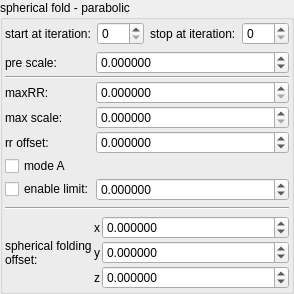
    <widget class="QGroupBox" name="groupBox">
     <property name="title">
      <string>spherical fold - parabolic</string>
     </property>
     <layout class="QVBoxLayout" name="verticalLayout_3">
      <property name="leftMargin">
       <number>2</number>
      </property>
      <property name="topMargin">
       <number>2</number>
      </property>
      <property name="rightMargin">
       <number>2</number>
      </property>
      <property name="bottomMargin">
       <number>2</number>
      </property>
      <item>
       <layout class="QHBoxLayout" name="horizontalLayout_22" stretch="0,1,0,1">
        <item>
         <widget class="QLabel" name="label_102">
          <property name="text">
           <string>start at iteration:</string>
          </property>
         </widget>
        </item>
        <item>
         <widget class="MySpinBox" name="spinboxInt_transf_start_iterations">
          <property name="sizePolicy">
           <sizepolicy hsizetype="Minimum" vsizetype="Maximum">
            <horstretch>0</horstretch>
            <verstretch>0</verstretch>
           </sizepolicy>
          </property>
          <property name="minimum">
           <number>0</number>
          </property>
          <property name="maximum">
           <number>999</number>
          </property>
          <property name="value">
           <number>0</number>
          </property>
         </widget>
        </item>
        <item>
         <widget class="QLabel" name="label_74">
          <property name="text">
           <string>stop at iteration:</string>
          </property>
         </widget>
        </item>
        <item>
         <widget class="MySpinBox" name="spinboxInt_transf_stop_iterations">
          <property name="sizePolicy">
           <sizepolicy hsizetype="Preferred" vsizetype="Maximum">
            <horstretch>0</horstretch>
            <verstretch>0</verstretch>
           </sizepolicy>
          </property>
          <property name="maximum">
           <number>999</number>
          </property>
         </widget>
        </item>
       </layout>
      </item>
      <item>
       <layout class="QGridLayout" name="gridLayout_2" columnstretch="0,1">
        <property name="spacing">
         <number>2</number>
        </property>
        <item row="2" column="1">
         <widget class="MyDoubleSpinBox" name="spinbox_transf_scale_1">
          <property name="sizePolicy">
           <sizepolicy hsizetype="Minimum" vsizetype="Maximum">
            <horstretch>0</horstretch>
            <verstretch>0</verstretch>
           </sizepolicy>
          </property>
          <property name="prefix">
           <string/>
          </property>
          <property name="suffix">
           <string/>
          </property>
          <property name="decimals">
           <number>6</number>
          </property>
          <property name="minimum">
           <double>0.000000000000000</double>
          </property>
          <property name="maximum">
           <double>99.989999999999995</double>
          </property>
          <property name="singleStep">
           <double>0.100000000000000</double>
          </property>
         </widget>
        </item>
        <item row="6" column="0">
         <widget class="MyCheckBox" name="checkBox_transf_function_enabledAx_false">
          <property name="text">
           <string>enable limit:</string>
          </property>
         </widget>
        </item>
        <item row="2" column="0">
         <widget class="QLabel" name="label_16">
          <property name="text">
           <string>maxRR:</string>
          </property>
         </widget>
        </item>
        <item row="3" column="0">
         <widget class="QLabel" name="label_47">
          <property name="text">
           <string>max scale:</string>
          </property>
         </widget>
        </item>
        <item row="4" column="1">
         <widget class="MyDoubleSpinBox" name="spinbox_transf_offset_0">
          <property name="sizePolicy">
           <sizepolicy hsizetype="Minimum" vsizetype="Maximum">
            <horstretch>0</horstretch>
            <verstretch>0</verstretch>
           </sizepolicy>
          </property>
          <property name="prefix">
           <string/>
          </property>
          <property name="suffix">
           <string/>
          </property>
          <property name="decimals">
           <number>6</number>
          </property>
          <property name="minimum">
           <double>-99.989999999999995</double>
          </property>
          <property name="maximum">
           <double>99.989999999999995</double>
          </property>
          <property name="singleStep">
           <double>0.100000000000000</double>
          </property>
         </widget>
        </item>
        <item row="4" column="0">
         <widget class="QLabel" name="label_48">
          <property name="text">
           <string>rr offset:</string>
          </property>
         </widget>
        </item>
        <item row="6" column="1">
         <widget class="MyDoubleSpinBox" name="spinbox_transf_offsetA_0">
          <property name="sizePolicy">
           <sizepolicy hsizetype="Minimum" vsizetype="Maximum">
            <horstretch>0</horstretch>
            <verstretch>0</verstretch>
           </sizepolicy>
          </property>
          <property name="prefix">
           <string/>
          </property>
          <property name="suffix">
           <string/>
          </property>
          <property name="decimals">
           <number>6</number>
          </property>
          <property name="minimum">
           <double>-99.989999999999995</double>
          </property>
          <property name="maximum">
           <double>99.989999999999995</double>
          </property>
          <property name="singleStep">
           <double>0.100000000000000</double>
          </property>
         </widget>
        </item>
        <item row="0" column="0">
         <widget class="QLabel" name="label_18">
          <property name="text">
           <string>pre scale:</string>
          </property>
         </widget>
        </item>
        <item row="3" column="1">
         <widget class="MyDoubleSpinBox" name="spinbox_transf_multiplier_scale_1">
          <property name="sizePolicy">
           <sizepolicy hsizetype="Minimum" vsizetype="Maximum">
            <horstretch>0</horstretch>
            <verstretch>0</verstretch>
           </sizepolicy>
          </property>
          <property name="prefix">
           <string/>
          </property>
          <property name="suffix">
           <string/>
          </property>
          <property name="decimals">
           <number>6</number>
          </property>
          <property name="minimum">
           <double>0.000000000000000</double>
          </property>
          <property name="maximum">
           <double>99.989999999999995</double>
          </property>
          <property name="singleStep">
           <double>0.100000000000000</double>
          </property>
         </widget>
        </item>
        <item row="1" column="0" colspan="2">
         <widget class="Line" name="line_3">
          <property name="orientation">
           <enum>Qt::Horizontal</enum>
          </property>
         </widget>
        </item>
        <item row="0" column="1">
         <widget class="MyDoubleSpinBox" name="spinbox_transf_scale">
          <property name="sizePolicy">
           <sizepolicy hsizetype="Minimum" vsizetype="Maximum">
            <horstretch>0</horstretch>
            <verstretch>0</verstretch>
           </sizepolicy>
          </property>
          <property name="prefix">
           <string/>
          </property>
          <property name="suffix">
           <string/>
          </property>
          <property name="decimals">
           <number>6</number>
          </property>
          <property name="minimum">
           <double>-99.989999999999995</double>
          </property>
          <property name="maximum">
           <double>99.989999999999995</double>
          </property>
          <property name="singleStep">
           <double>0.100000000000000</double>
          </property>
         </widget>
        </item>
        <item row="5" column="0">
         <widget class="MyCheckBox" name="checkBox_transf_function_enabledO_false">
          <property name="text">
           <string>mode A</string>
          </property>
         </widget>
        </item>
       </layout>
      </item>
      <item>
       <widget class="Line" name="line">
        <property name="orientation">
         <enum>Qt::Horizontal</enum>
        </property>
       </widget>
      </item>
      <item>
       <layout class="QGridLayout" name="gridLayout_16" columnstretch="0,0,1">
        <property name="spacing">
         <number>2</number>
        </property>
        <item row="1" column="1">
         <widget class="QLabel" name="label_116">
          <property name="sizePolicy">
           <sizepolicy hsizetype="Preferred" vsizetype="Preferred">
            <horstretch>0</horstretch>
            <verstretch>0</verstretch>
           </sizepolicy>
          </property>
          <property name="text">
           <string notr="true">y</string>
          </property>
          <property name="alignment">
           <set>Qt::AlignRight|Qt::AlignTrailing|Qt::AlignVCenter</set>
          </property>
         </widget>
        </item>
        <item row="1" column="2">
         <widget class="MyDoubleSpinBox" name="spinbox3_mandelbox_offset_y">
          <property name="sizePolicy">
           <sizepolicy hsizetype="Minimum" vsizetype="Maximum">
            <horstretch>0</horstretch>
            <verstretch>0</verstretch>
           </sizepolicy>
          </property>
          <property name="prefix">
           <string/>
          </property>
          <property name="suffix">
           <string/>
          </property>
          <property name="decimals">
           <number>6</number>
          </property>
          <property name="minimum">
           <double>-100.000000000000000</double>
          </property>
          <property name="maximum">
           <double>100.000000000000000</double>
          </property>
          <property name="singleStep">
           <double>0.100000000000000</double>
          </property>
         </widget>
        </item>
        <item row="0" column="2">
         <widget class="MyDoubleSpinBox" name="spinbox3_mandelbox_offset_x">
          <property name="sizePolicy">
           <sizepolicy hsizetype="Minimum" vsizetype="Maximum">
            <horstretch>0</horstretch>
            <verstretch>0</verstretch>
           </sizepolicy>
          </property>
          <property name="prefix">
           <string/>
          </property>
          <property name="suffix">
           <string/>
          </property>
          <property name="decimals">
           <number>6</number>
          </property>
          <property name="minimum">
           <double>-100.000000000000000</double>
          </property>
          <property name="maximum">
           <double>100.000000000000000</double>
          </property>
          <property name="singleStep">
           <double>0.100000000000000</double>
          </property>
         </widget>
        </item>
        <item row="2" column="1">
         <widget class="QLabel" name="label_117">
          <property name="sizePolicy">
           <sizepolicy hsizetype="Preferred" vsizetype="Preferred">
            <horstretch>0</horstretch>
            <verstretch>0</verstretch>
           </sizepolicy>
          </property>
          <property name="text">
           <string notr="true">z</string>
          </property>
          <property name="alignment">
           <set>Qt::AlignRight|Qt::AlignTrailing|Qt::AlignVCenter</set>
          </property>
         </widget>
        </item>
        <item row="2" column="2">
         <widget class="MyDoubleSpinBox" name="spinbox3_mandelbox_offset_z">
          <property name="sizePolicy">
           <sizepolicy hsizetype="Minimum" vsizetype="Maximum">
            <horstretch>0</horstretch>
            <verstretch>0</verstretch>
           </sizepolicy>
          </property>
          <property name="prefix">
           <string/>
          </property>
          <property name="suffix">
           <string/>
          </property>
          <property name="decimals">
           <number>6</number>
          </property>
          <property name="minimum">
           <double>-100.000000000000000</double>
          </property>
          <property name="maximum">
           <double>100.000000000000000</double>
          </property>
          <property name="singleStep">
           <double>0.100000000000000</double>
          </property>
         </widget>
        </item>
        <item row="0" column="1">
         <widget class="QLabel" name="label_115">
          <property name="sizePolicy">
           <sizepolicy hsizetype="Preferred" vsizetype="Preferred">
            <horstretch>0</horstretch>
            <verstretch>0</verstretch>
           </sizepolicy>
          </property>
          <property name="text">
           <string notr="true">x</string>
          </property>
          <property name="alignment">
           <set>Qt::AlignRight|Qt::AlignTrailing|Qt::AlignVCenter</set>
          </property>
         </widget>
        </item>
        <item row="0" column="0" rowspan="3">
         <widget class="QLabel" name="label_15">
          <property name="text">
           <string>spherical folding
offset:</string>
          </property>
         </widget>
        </item>
       </layout>
      </item>
     </layout>
    </widget>
